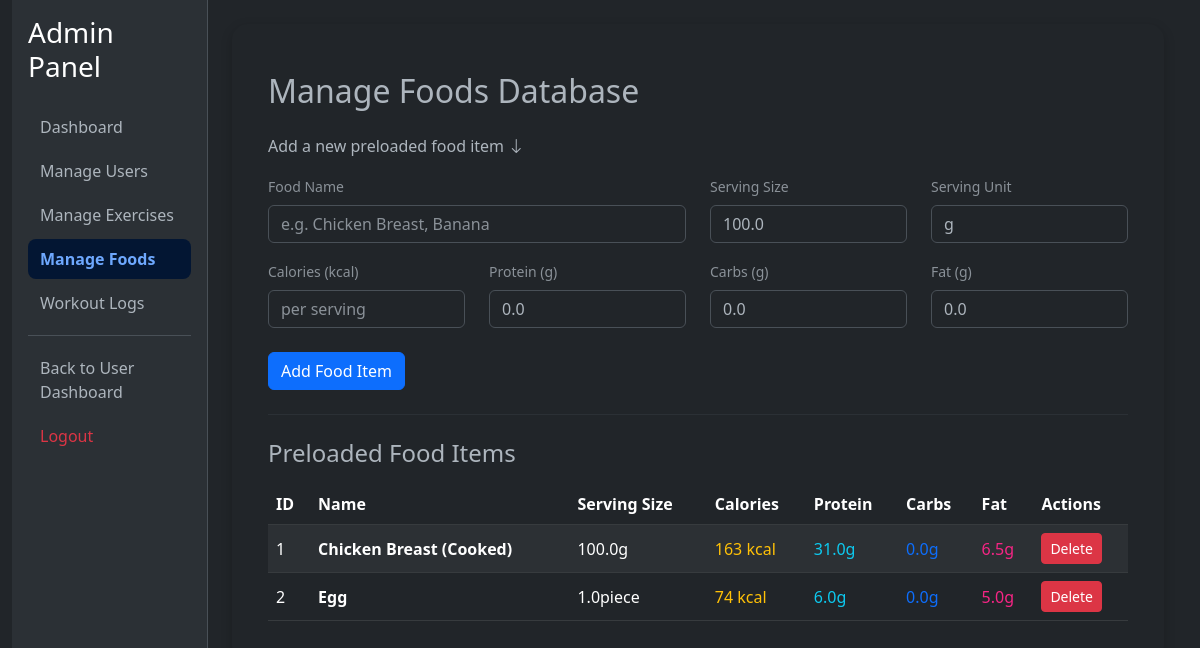
The app's page /admin/foods (signed in) with its own data.
### tables this page shows
CREATE TABLE foods (
            id INTEGER PRIMARY KEY AUTOINCREMENT,
            name TEXT UNIQUE NOT NULL,
            serving_size REAL DEFAULT 100.0,
            serving_unit TEXT DEFAULT 'g',
            calories INTEGER NOT NULL,
            protein REAL DEFAULT 0.0,
            carbs REAL DEFAULT 0.0,
            fat REAL DEFAULT 0.0
        );

### app.py (the view, shortened to what this page needs)
@app.route('/admin/foods', methods=['GET', 'POST'])
@admin_required
def admin_foods():
    conn = sqlite3.connect('workout_tracker.db')
    c = conn.cursor()
    c.execute('SELECT * FROM foods ORDER BY name')
    foods = c.fetchall()
    conn.close()
    return render_template("admin/foods.html", foods=foods)

### app.py (called while the page is built)
def admin_required(f):
    @wraps(f)
    def decorated_function(*args, **kwargs):
        if not session.get('user_id') or not session.get('is_admin'):
            flash("Access Denied. Admins Only.", "error")
            return redirect('/dashboard')
        return f(*args, **kwargs)
    return decorated_function

### templates/admin/foods.html
{% extends "admin/base.html" %}
{% block content %}
<div class="container mt-4">
    <h2 class="mb-4">Manage Foods Database</h2>
    <p class="text">Add a new preloaded food item <i class="bi bi-arrow-down"></i></p>
    <form method="POST" class="mb-4">
        <div class="row">
            <div class="col-md-6 mb-3">
                <label class="form-label text-muted small">Food Name</label>
                <input type="text" name="name" class="form-control" placeholder="e.g. Chicken Breast, Banana" required>
            </div>
            <div class="col-md-3 mb-3">
                <label class="form-label text-muted small">Serving Size</label>
                <input type="number" step="0.1" name="serving_size" class="form-control" value="100.0" required>
            </div>
            <div class="col-md-3 mb-3">
                <label class="form-label text-muted small">Serving Unit</label>
                <input type="text" name="serving_unit" class="form-control" value="g" placeholder="e.g. g, ml, piece" required>
            </div>
        </div>
        <div class="row">
            <div class="col-md-3 mb-3">
                <label class="form-label text-muted small">Calories (kcal)</label>
                <input type="number" name="calories" class="form-control" placeholder="per serving" required>
            </div>
            <div class="col-md-3 mb-3">
                <label class="form-label text-muted small">Protein (g)</label>
                <input type="number" step="0.1" name="protein" class="form-control" placeholder="per serving" value="0.0">
            </div>
            <div class="col-md-3 mb-3">
                <label class="form-label text-muted small">Carbs (g)</label>
                <input type="number" step="0.1" name="carbs" class="form-control" placeholder="per serving" value="0.0">
            </div>
            <div class="col-md-3 mb-3">
                <label class="form-label text-muted small">Fat (g)</label>
                <input type="number" step="0.1" name="fat" class="form-control" placeholder="per serving" value="0.0">
            </div>
        </div>
        <button class="btn btn-primary mt-2">Add Food Item</button>
    </form>
    <hr class="my-4" style="border-top: 1px solid var(--bs-border-color);">
    <h4 class="mb-3">Preloaded Food Items</h4>
    <div class="table-responsive">
        <table class="table table-dark table-striped align-middle">
            <thead>
                <tr>
                    <th>ID</th>
                    <th>Name</th>
                    <th>Serving Size</th>
                    <th>Calories</th>
                    <th>Protein</th>
                    <th>Carbs</th>
                    <th>Fat</th>
                    <th>Actions</th>
                </tr>
            </thead>
            <tbody>
                {% for food in foods %}
                <tr>
                    <td>{{ food[0] }}</td>
                    <td><strong>{{ food[1] }}</strong></td>
                    <td>{{ food[2] }}{{ food[3] }}</td>
                    <td class="text-warning">{{ food[4] }} kcal</td>
                    <td class="text-info">{{ food[5] }}g</td>
                    <td class="text-primary">{{ food[6] }}g</td>
                    <td style="color: #f72585;">{{ food[7] }}g</td>
                    <td>
                        <a href="/admin/delete_food/{{ food[0] }}" class="btn btn-sm btn-danger"
                           onclick="return confirm('Are you sure you want to delete this food item?')">Delete</a>
                    </td>
                </tr>
                {% else %}
                <tr>
                    <td colspan="8" class="text-center py-4 text-muted">No food items added yet.</td>
                </tr>
                {% endfor %}
            </tbody>
        </table>
    </div>
</div>
{% endblock %}

### records on screen
foods: id "1", name "Chicken Breast (Cooked)", serving_size "100.0", serving_unit "g", calories "163", protein "31.0", carbs "0.0", fat "6.5"
foods: id "2", name "Egg", serving_size "1.0", serving_unit "piece", calories "74", protein "6.0", carbs "0.0", fat "5.0"
